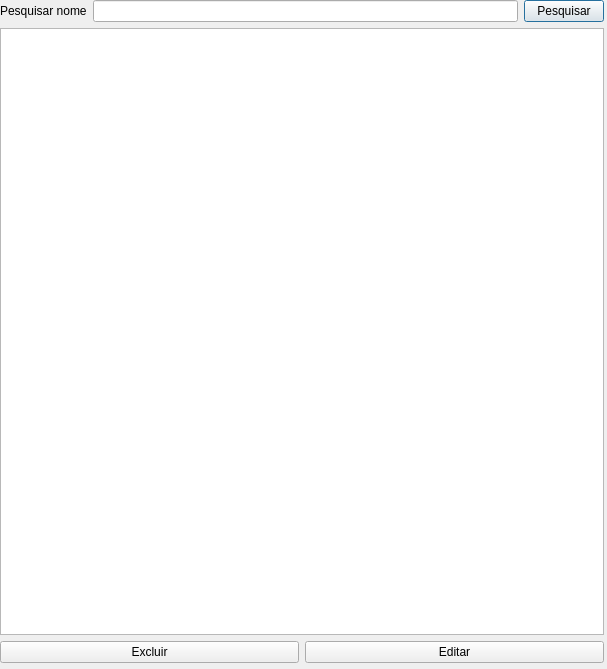
<?xml version="1.0" encoding="UTF-8"?>
<ui version="4.0">
 <class>fm_pesquisa</class>
 <widget class="QDialog" name="fm_pesquisa">
  <property name="geometry">
   <rect>
    <x>0</x>
    <y>0</y>
    <width>607</width>
    <height>669</height>
   </rect>
  </property>
  <property name="windowTitle">
   <string>Dialog</string>
  </property>
  <widget class="QWidget" name="">
   <property name="geometry">
    <rect>
     <x>0</x>
     <y>0</y>
     <width>604</width>
     <height>663</height>
    </rect>
   </property>
   <layout class="QVBoxLayout" name="verticalLayout_2">
    <item>
     <layout class="QVBoxLayout" name="verticalLayout">
      <property name="sizeConstraint">
       <enum>QLayout::SetFixedSize</enum>
      </property>
      <item>
       <layout class="QHBoxLayout" name="horizontalLayout">
        <item>
         <widget class="QLabel" name="label">
          <property name="text">
           <string>Pesquisar nome</string>
          </property>
         </widget>
        </item>
        <item>
         <widget class="QLineEdit" name="lineEditPesquisar">
          <property name="minimumSize">
           <size>
            <width>400</width>
            <height>0</height>
           </size>
          </property>
          <property name="maximumSize">
           <size>
            <width>16777215</width>
            <height>16777215</height>
           </size>
          </property>
         </widget>
        </item>
        <item>
         <widget class="QPushButton" name="pushButtonPesquisar">
          <property name="text">
           <string>Pesquisar</string>
          </property>
         </widget>
        </item>
       </layout>
      </item>
      <item>
       <widget class="QTableWidget" name="tableWidgetPesquisar">
        <property name="minimumSize">
         <size>
          <width>600</width>
          <height>300</height>
         </size>
        </property>
       </widget>
      </item>
     </layout>
    </item>
    <item>
     <layout class="QHBoxLayout" name="horizontalLayout_2">
      <item>
       <widget class="QPushButton" name="pushButtonExcluir">
        <property name="text">
         <string>Excluir</string>
        </property>
       </widget>
      </item>
      <item>
       <widget class="QPushButton" name="pushButtonEditar">
        <property name="text">
         <string>Editar</string>
        </property>
       </widget>
      </item>
     </layout>
    </item>
   </layout>
  </widget>
 </widget>
 <resources/>
 <connections/>
</ui>
